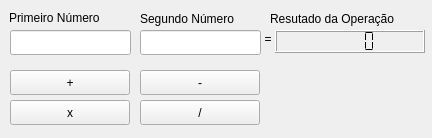
<?xml version="1.0" encoding="UTF-8"?>
<ui version="4.0">
 <class>CalculatorForm</class>
 <widget class="QWidget" name="CalculatorForm">
  <property name="geometry">
   <rect>
    <x>0</x>
    <y>0</y>
    <width>432</width>
    <height>138</height>
   </rect>
  </property>
  <property name="sizePolicy">
   <sizepolicy hsizetype="Preferred" vsizetype="Preferred">
    <horstretch>0</horstretch>
    <verstretch>0</verstretch>
   </sizepolicy>
  </property>
  <property name="windowTitle">
   <string>Calculator Form</string>
  </property>
  <widget class="QLabel" name="label_2_">
   <property name="geometry">
    <rect>
     <x>270</x>
     <y>10</y>
     <width>155</width>
     <height>17</height>
    </rect>
   </property>
   <property name="text">
    <string>Resutado da Operação</string>
   </property>
  </widget>
  <widget class="QLineEdit" name="opr_lineEdit">
   <property name="geometry">
    <rect>
     <x>140</x>
     <y>30</y>
     <width>121</width>
     <height>25</height>
    </rect>
   </property>
  </widget>
  <widget class="QLabel" name="label_3_2">
   <property name="geometry">
    <rect>
     <x>260</x>
     <y>30</y>
     <width>16</width>
     <height>17</height>
    </rect>
   </property>
   <property name="text">
    <string>=</string>
   </property>
   <property name="alignment">
    <set>Qt::AlignCenter</set>
   </property>
  </widget>
  <widget class="QLabel" name="label">
   <property name="geometry">
    <rect>
     <x>9</x>
     <y>9</y>
     <width>118</width>
     <height>17</height>
    </rect>
   </property>
   <property name="text">
    <string>Primeiro Número</string>
   </property>
  </widget>
  <widget class="QLabel" name="label_2">
   <property name="geometry">
    <rect>
     <x>140</x>
     <y>10</y>
     <width>119</width>
     <height>17</height>
    </rect>
   </property>
   <property name="text">
    <string>Segundo Número</string>
   </property>
  </widget>
  <widget class="QLineEdit" name="number1_lineEdit">
   <property name="geometry">
    <rect>
     <x>10</x>
     <y>30</y>
     <width>121</width>
     <height>25</height>
    </rect>
   </property>
  </widget>
  <widget class="QLCDNumber" name="result_lcdNumber">
   <property name="geometry">
    <rect>
     <x>275</x>
     <y>30</y>
     <width>150</width>
     <height>23</height>
    </rect>
   </property>
   <property name="segmentStyle">
    <enum>QLCDNumber::Flat</enum>
   </property>
  </widget>
  <widget class="QPushButton" name="pushButton">
   <property name="geometry">
    <rect>
     <x>10</x>
     <y>70</y>
     <width>120</width>
     <height>25</height>
    </rect>
   </property>
   <property name="text">
    <string>+</string>
   </property>
  </widget>
  <widget class="QPushButton" name="pushButton_2">
   <property name="geometry">
    <rect>
     <x>10</x>
     <y>100</y>
     <width>120</width>
     <height>25</height>
    </rect>
   </property>
   <property name="text">
    <string>x</string>
   </property>
  </widget>
  <widget class="QPushButton" name="pushButton_3">
   <property name="geometry">
    <rect>
     <x>140</x>
     <y>70</y>
     <width>120</width>
     <height>25</height>
    </rect>
   </property>
   <property name="text">
    <string>-</string>
   </property>
  </widget>
  <widget class="QPushButton" name="pushButton_4">
   <property name="geometry">
    <rect>
     <x>140</x>
     <y>100</y>
     <width>120</width>
     <height>25</height>
    </rect>
   </property>
   <property name="text">
    <string>/</string>
   </property>
  </widget>
 </widget>
 <resources/>
 <connections/>
</ui>
